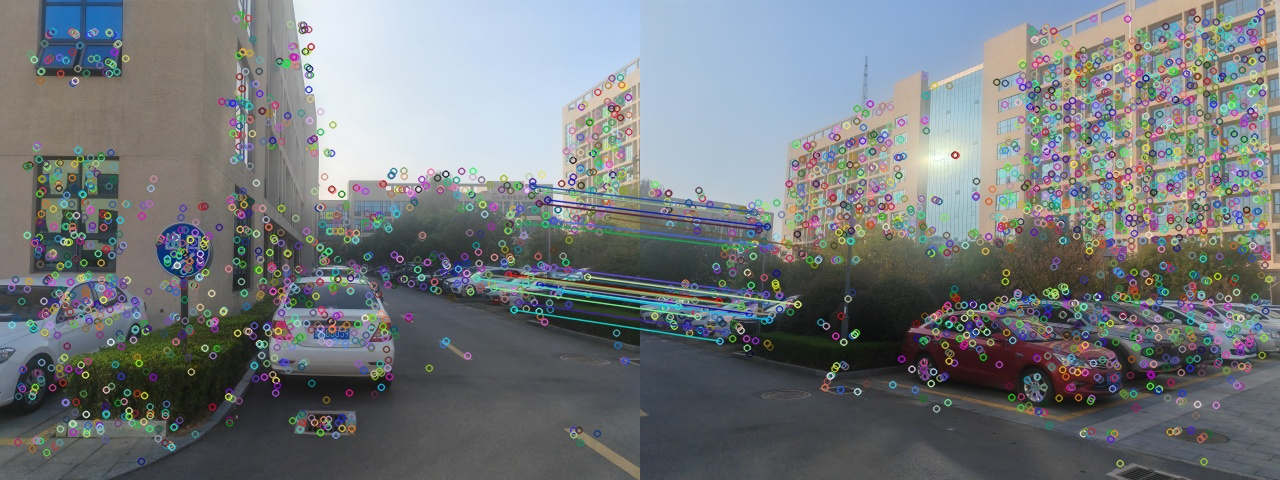
//> input picture first_match.jpg, 1280 x 480 px, given in place of right.jpg, which was not available
$ ./main_orb   (built with g++ and OpenCV 4)
//> lines starting //> are read from the running program, lines starting //| are printed output that depends on the picture; pictures that were not available may be replaced by others from this repository, and a replacement may not be noted
### include/common.hpp
#ifndef COMMON_HPP
#define COMMON_HPP

#include <opencv2/opencv.hpp>
#include <opencv2/highgui/highgui.hpp>
#include <opencv2/xfeatures2d.hpp>
#include <opencv2/features2d.hpp>
#include <iostream>

using namespace cv;
using namespace std;

namespace stitch_temp {

// int stitch_v1(string filepath);
// int stitch_v2(string filepath);

}


#endif  // COMMON_HPP

### main_orb.cpp
#include <iostream>
#include <chrono>
#include "include/common.hpp"

using namespace cv;
using namespace std;

int main(int argc, char *argv[])
{
    // Mat image01 = imread("t1.jpg", 1);    //右图
    // Mat image02 = imread("t2.jpg", 1);    //左图

    Mat image01 = imread("/home/ytusdc/codes_zkyc/img_fusion/images/right.jpg", 1);    //右图
//> image01 is the input picture: 480 rows x 1280 cols, CV_8UC3; mean B, G, R 123.1, 120.3, 115.8
    Mat image02 = imread("/home/ytusdc/codes_zkyc/img_fusion/images/left.jpg", 1);    //左图
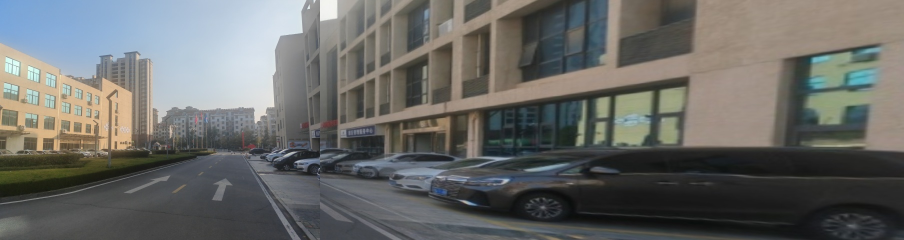
//> input picture temp_dst.jpg, 1807 x 480 px, given in place of left.jpg, which was not available (shown at 1/2 size)
//> image02 is the input picture: 480 rows x 1807 cols, CV_8UC3; mean B, G, R 103.1, 105.6, 104.9

    // imshow("p2", image01);
    // imshow("p1", image02);

    auto start = std::chrono::steady_clock::now();

    //灰度图转换
    Mat image1, image2;
    cvtColor(image01, image1, cv::COLOR_RGB2GRAY);
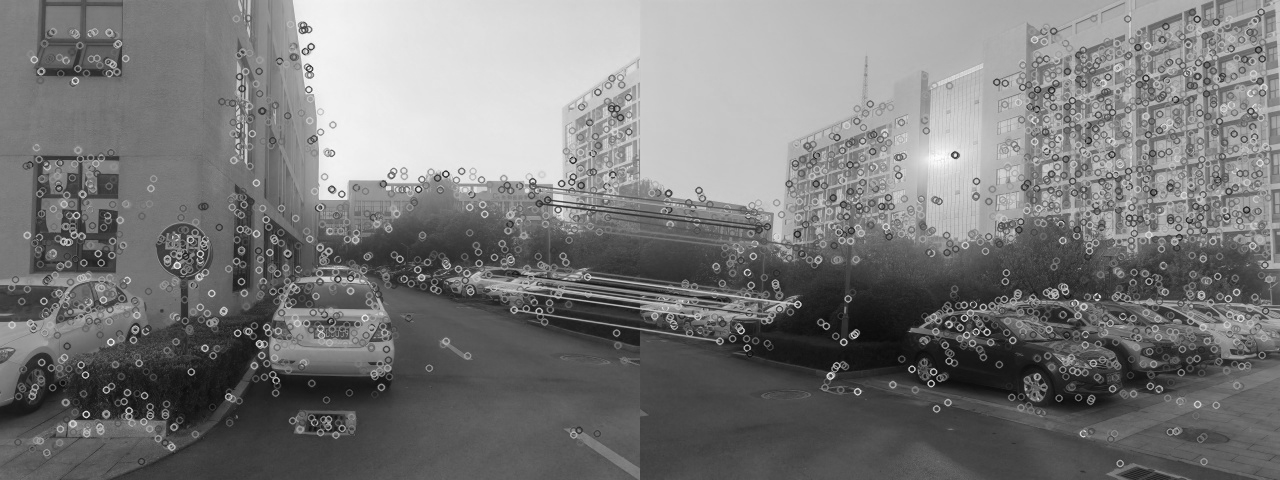
//> image1: 480 rows x 1280 cols, CV_8UC1; min 10, max 254, mean 120.6
    cvtColor(image02, image2, cv::COLOR_RGB2GRAY);
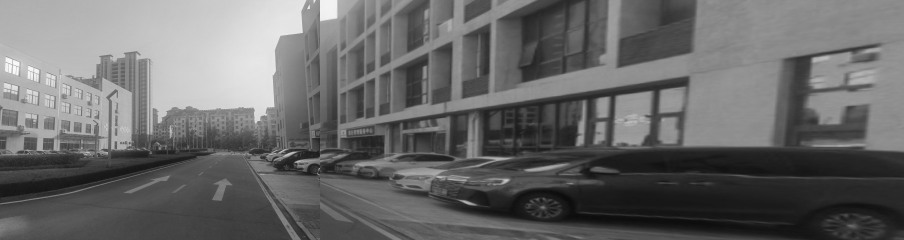
//> image2: 480 rows x 1807 cols, CV_8UC1 (shown at 1/2 size); min 11, max 252, mean 104.7


    // [14 lines of commented-out code are left out]
    cv::Ptr<cv::ORB> orbfDetector = cv::ORB::create();
    vector<KeyPoint> keyPoint1, keyPoint2;
    orbfDetector->detect(image1, keyPoint1);
//> keyPoint1 = 500 keypoints; strongest (x, y, size): (86, 414, 31), (931, 383, 31), (987, 332, 31), (955, 154, 31)
    orbfDetector->detect(image2, keyPoint2);
//> keyPoint2 = 500 keypoints; strongest (x, y, size): (590, 324, 37.2), (592, 326, 31), (635, 347, 31), (593, 323, 53.6)

    //特征点描述，为下边的特征点匹配做准备

    Mat imageDesc1, imageDesc2;
    orbfDetector->compute(image1, keyPoint1, imageDesc1);
    orbfDetector->compute(image2, keyPoint2, imageDesc2);

    // 匹配描述符
    cv::Ptr<cv::DescriptorMatcher> matcher = cv::DescriptorMatcher::create("BruteForce-Hamming");
    std::vector<cv::DMatch> matches;
    matcher->match(imageDesc1, imageDesc2, matches);
//> matches = 500 matches

    // 检查匹配点数量
    if (matches.size() < 4) {
        std::cout << "Not enough matches found. Need at least 4 matches." << std::endl;
        return -1;
    }

    // 提取匹配点
    std::vector<cv::Point2f> imagePoints1, imagePoints2;
    for (const auto &match : matches) {
        imagePoints1.push_back(keyPoint1[match.queryIdx].pt);
        imagePoints2.push_back(keyPoint2[match.trainIdx].pt);
    }
//> after the loop, imagePoints1 = 500 Points (x, y), first 12: [86, 377], [951, 154], [986, 329], [276, 380], [910, 366], [913, 366], [418, 189], [964, 318], [561, 183], [331, 189], [931, 380], [963, 320]; imagePoints2 = 500 Points (x, y), first 12: [300, 306], [74, 256], [324.9, 235], [638.4, 337.2], [1152.6, 288.6], [300, 306], [530.8, 228.1], [205.9, 157], [196.8, 306], [534, 216], [930.2, 360], [205.9, 157]

    //计算单应性矩阵, 获取图像1到图像2的投影映射矩阵 尺寸为3*3
    Mat homo = findHomography(imagePoints1, imagePoints2, cv::RANSAC, 5.0);
//> homo = [[0.0586, -2.73, 1015.5], [0.0208, -0.965, 358.7], [5.83e-05, -0.00269, 1]]
    // 也可以使用getPerspectiveTransform方法获得透视变换矩阵，不过要求只能有4个点，效果稍差
    //Mat   homo=getPerspectiveTransform(imagePoints1,imagePoints2);
    cout << "变换矩阵为：\n" << homo << endl << endl; //输出映射矩阵
//| 变换矩阵为：
//| [0.05863322042436021, -2.731623401445938, 1015.519474635704;
//|  0.02082583219097803, -0.9651757032133349, 358.7117840487209;
//|  5.830326806225056e-05, -0.002691349487968478, 0.9999999999999999]

//> (the run ends here: the program needs code that is not available in this run, at `four_corners_t corners_t;`)
